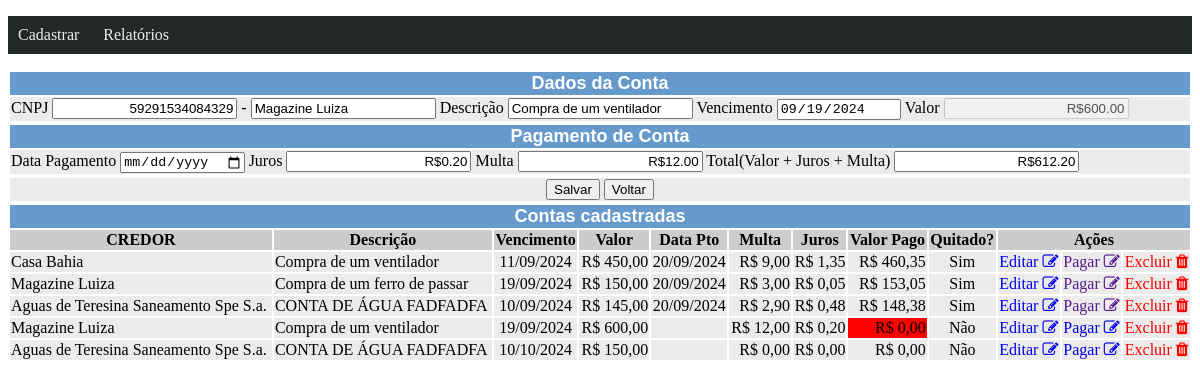
/pagamentos/cadastrar/4, run on the app's committed database.
### models.py (models this page shows, shortened)
class Conta(db.Model):
    __tablename__ ="conta"
    id = db.Column(db.Integer, primary_key=True)
    descricao = db.Column(db.String(150), nullable = False)
    credor_cnpj = db.Column(db.String(14),db.ForeignKey('credor.cnpj'))
    valor = db.Column(db.Double)
    vencimento = db.Column(db.Date)
    credor = db.relationship('Credor', foreign_keys=credor_cnpj)
    pagamento = db.relationship("Pagamento", back_populates="conta")

class Credor(db.Model):
    __tablename__ ="credor"
    cnpj = db.Column(db.String(14), primary_key=True, nullable = False)
    nome = db.Column(db.String(150), nullable = False)
    ender_cep = db.Column(db.String(8),db.ForeignKey("endereco.cep"), nullable = False)
    contato_id = db.Column(db.Integer,db.ForeignKey("contato.id"))
    contato = db.relationship('Contato', foreign_keys=contato_id, back_populates="credor")
    endereco = db.relationship('Endereco', foreign_keys=ender_cep, back_populates="credor")

class Pagamento(db.Model):
    __tablename__ ="pagamento"
    id = db.Column(db.Integer, primary_key=True)
    data_pagamento = db.Column(db.Date)
    conta_id = db.Column(db.Integer,db.ForeignKey('conta.id'))
    valor = db.Column(db.Double)
    multa = db.Column(db.Double)
    juros = db.Column(db.Double)
    conta = db.relationship('Conta', foreign_keys=conta_id, back_populates="pagamento")

### pagamento.py (the view, shortened to what this page needs)
@bp_pagamentos.route('/cadastrar/<int:contaId>', methods=['GET','POST'])
def cadastrar(contaId):
    pagamentos = consultarPagamentos()
    credores = consultarCredores()
    contas = consultarContas()
    conta  = Conta.query.get(contaId)
    contexto = {'contas': contas,
                "credores": credores,
                "pagamentos": pagamentos,
                "conta":conta,
                }
    return render_template('cadastrar_pagamentos.html', context=contexto)

### credores.py (called while the page is built)
@bp_credores.route('/consultar')
def consultarCredores():
     credores = Credor.query.all()
     return credores

### pagamento.py (called while the page is built)
@bp_pagamentos.route('/consultar')
def consultarPagamentos():
    pagamentos = Pagamento.query.all()
    return pagamentos

### templates/cadastrar_pagamentos.html (shortened to what this page needs)
{% extends 'consultar_contas.html'%}
{% block credores%}
<form class="pure-form pure-form-aligned" method="post" action="/pagamentos/cadastrar/{{context.conta.id}}">
  <table class="table full" align="center">
    <tr bgcolor="#6699CC">
      <td colspan="40">
      	<div align="center"><font face="Arial" size="4" color="#FFFFFF"><b>Dados da Conta</b></font></div>
      </td>
    </tr>
    <tr bgcolor="ebebeb">
      <td colspan="40">
        <div class="control-group">
					CNPJ <input type="text" name="cnpj" value="{{context.conta.credor_cnpj}}" readonly style="text-align:right">
          - <input type="text" name="nome" value="{{context.conta.credor.nome}}" readonly>
          Descrição  <input type="text" name="cep" value="{{context.conta.descricao}}" readonly>
          Vencimento <input type="date" name="vencimento" value="{{context.conta.vencimento}}" readonly>
          Valor <input type="currency" id="valor" style="text-align:right" value="{{context.conta.valor}}" readonly disabled>
        </div>
      </td>
		</tr>
  </table>
  <table class="table full" align="center" id="tabPagar">
    <tr bgcolor="#6699CC">
      <td colspan="40">
      <div align="center"><font face="Arial" size="4" color="#FFFFFF"><b>Pagamento de Conta</b></font></div>
    </td>
    </tr>
    <tr bgcolor="ebebeb">
      <td colspan="20" width="70%">
        <div class="control-group">
          Data Pagamento <input type="date" name="datapagamento" id="datapagto" required value=TODAY>
          {%if context.conta.pagamento !=[]%}
            Juros <input name="juros" type="currency" value="{{context.conta.pagamento[0].juros}}" style="text-align:right">
            Multa <input name="multa" type="currency" value="{{context.conta.pagamento[0].multa}}" style="text-align:right">
            Total(Valor + Juros + Multa)  <input type="currency" value="{{context.conta.valor+context.conta.pagamento[0].juros+context.conta.pagamento[0].multa}}" name="total" id="valTotal" style="text-align:right">
          {%else%}
            Juros <input name="juros" type="currency" value="" style="text-align:right">
            Multa <input name="multa" type="currency" value="" style="text-align:right">
            Total(Valor + Juros + Multa)  <input type="currency" value="" name="total" id="valTotal" style="text-align:right">
        {%endif%}
        </div>
      </td>
		</tr>
  </table>
  <table class="table full" align="center">
   <tr bgcolor="ebebeb">
     <td>
       <div class="controls" align = "center">
           <button type="submit" class="pure-button pure-button-primary">Salvar</button>
           <a href="/contas/cadastrar"><input type="button" value="Voltar"></a>
       </div>
     </td>
   </tr>
  </table>
</form>
{% endblock %}

### templates/consultar_contas.html (shortened to what this page needs)
{% extends 'base.html'%}
{% block conteudo %}
{% block credores %}{% endblock %}
  <table class="table full" align="center" id="tabContaConsultar">
    <thead>
      <th colspan="15" bgcolor="#6699CC">
        <div align="center"><font face="Arial" size="4"><b><font color="#FFFFFF">Contas cadastradas</font></b></font></div>
      </th>
      <tr bgcolor="cccccc">
        <th>CREDOR</th>
        <th>Descrição</th>
        <th>Vencimento</th>
        <th>Valor</th>
        <th>Data Pto</th>
        <th>Multa</th>
        <th>Juros</th>
        <th>Valor Pago</th>
        <th>Quitado?</th>
        <th colspan="6">Ações</th>
      </tr>
    </thead>
    <tbody>
      {% for conta in context.contas %}
          <tr bgcolor="ebebeb">
            <td align = left >{{ conta.credor.nome }}</td>
            <td align = left >{{ conta.descricao }}</td>
            <td id="venc" align = center >{{ conta.vencimento }}</td>
            <td id="contaVal" align = right >{{ conta.valor }}</td>
            {%if conta.pagamento !=[]%}
              {% for pag in conta.pagamento %}
                  <td id="dtpag" align = center >{{ pag.data_pagamento }}</td>
                  <td id="multa" align = right >{{ pag.multa }}</td>
                  <td id="juros" align = right >{{ pag.juros }}</td>
                  <td id="pagVal" align = right >{{ pag.valor }}</td>
                  {%if pag.valor < conta.valor %}
                    <td id="quitado" align="center"> Não </td>
                  {%else%}
                    <td id="quitado" align="center"> Sim </td>
                  {%endif%}
              {%endfor%}
            {%else%}
              <td id="dtpag" align = center >None</td>
              <td id="multa" align = right >0.00</td>
              <td id="juros" align = right >0.00</td>
              <td id="pagVal" align = right >0.00</td>
              <td id="quitado" align="center"> Não </td>
            {%endif%}
            <td align = center >
              <a href="/contas/editar/{{conta.id}}"> Editar
                <i class="fa fa-edit"></i>
              </a>
            </td>
            <td align = center >
              {%if conta.pagamento !=[]%}
                {% for pag in conta.pagamento %}
                  {%if pag.valor < conta.valor %}
                    <a href="/pagamentos/cadastrar/{{conta.id}}"> Pagar
                      <i class="fa fa-edit"></i>
                    </a>
                  {%else%}
                    <a href=""> Pagar
                      <i class="fa fa-edit"></i>
                    </a>
                  {%endif%}
                {%endfor%}
             {%else%}
                <a href="/pagamentos/cadastrar/{{conta.id}}"> Pagar
                  <i class="fa fa-edit"></i>
                </a>
              {%endif%}
            </td>
            <td align = center>
              <a href="/contas/delete/{{conta.id}}" >
              <font color = "RED"> Excluir
                <i class="fa fa-trash"></i>
              </font>
              </a>
            </td>
          </tr>
      {% endfor %}
    </tbody>
  </table>
{% endblock %}

### static/style.css (style rules this page uses)
:root { --cor-fundo: rgb(34, 41, 37); --cor-hover: rgb(118, 180, 145); --cor-primaria: rgb(231, 241, 236); }
table.full { width: 100%; }
a { text-decoration: none; }

### data on the page
Conta: cnpj "59291534084329", cep "Compra de um ventilador", vencimento "09/19/2024", conta.valor "R$600.00", total "R$612.20", credor.nome "Magazine Luiza", descricao "Compra de um ventilador"
Credor: nome "Magazine Luiza"
Pagamento: juros "R$0.20", multa "R$12.00", valor "Não"
Conta: credor.nome "Casa Bahia", descricao "Compra de um ventilador"
Pagamento: valor "Sim"
Conta: credor.nome "Magazine Luiza", descricao "Compra de um ferro de passar"
Pagamento: valor "Sim"
Conta: credor.nome "Aguas de Teresina Saneamento Spe S.a.", descricao "CONTA DE ÁGUA FADFADFA"
Pagamento: valor "Sim"
Conta: credor.nome "Aguas de Teresina Saneamento Spe S.a.", descricao "CONTA DE ÁGUA FADFADFA"
Pagamento: valor "Não"
